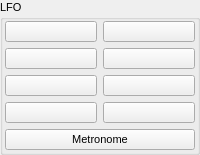
            <widget class="QGroupBox" name="groupBox_7">
             <property name="font">
              <font>
               <pointsize>8</pointsize>
              </font>
             </property>
             <property name="title">
              <string>LFO</string>
             </property>
             <layout class="QGridLayout" name="gridLayout_5">
              <property name="margin">
               <number>2</number>
              </property>
              <item row="0" column="0">
               <layout class="QVBoxLayout" name="verticalLayout_9">
                <item>
                 <layout class="QHBoxLayout" name="horizontalLayout_5">
                  <item>
                   <layout class="QVBoxLayout" name="verticalLayout_7">
                    <item>
                     <widget class="QPushButton" name="PushButton26">
                      <property name="toolTip">
                       <string>Key: 'P': pan</string>
                      </property>
                      <property name="text">
                       <string/>
                      </property>
                      <property name="icon">
                       <iconset resource="rc-player.qrc">
                        <normaloff>:/Icons/slow-pan.xpm</normaloff>:/Icons/slow-pan.xpm</iconset>
                      </property>
                      <property name="shortcut">
                       <string>P</string>
                      </property>
                      <property name="checkable">
                       <bool>true</bool>
                      </property>
                      <property name="autoExclusive">
                       <bool>true</bool>
                      </property>
                     </widget>
                    </item>
                    <item>
                     <widget class="QPushButton" name="PushButton28">
                      <property name="toolTip">
                       <string>Key:'S': saw</string>
                      </property>
                      <property name="text">
                       <string/>
                      </property>
                      <property name="icon">
                       <iconset resource="rc-player.qrc">
                        <normaloff>:/Icons/slow-up-saw.xpm</normaloff>:/Icons/slow-up-saw.xpm</iconset>
                      </property>
                      <property name="shortcut">
                       <string>S</string>
                      </property>
                      <property name="checkable">
                       <bool>true</bool>
                      </property>
                      <property name="autoExclusive">
                       <bool>true</bool>
                      </property>
                     </widget>
                    </item>
                    <item>
                     <widget class="QPushButton" name="PushButton30">
                      <property name="toolTip">
                       <string>Key: 'R': reverse saw</string>
                      </property>
                      <property name="text">
                       <string/>
                      </property>
                      <property name="icon">
                       <iconset resource="rc-player.qrc">
                        <normaloff>:/Icons/slow-down-saw.xpm</normaloff>:/Icons/slow-down-saw.xpm</iconset>
                      </property>
                      <property name="shortcut">
                       <string>R</string>
                      </property>
                      <property name="checkable">
                       <bool>true</bool>
                      </property>
                      <property name="autoExclusive">
                       <bool>true</bool>
                      </property>
                     </widget>
                    </item>
                    <item>
                     <widget class="QPushButton" name="PushButton42">
                      <property name="toolTip">
                       <string>Key: 'B': break</string>
                      </property>
                      <property name="text">
                       <string/>
                      </property>
                      <property name="icon">
                       <iconset resource="rc-player.qrc">
                        <normaloff>:/Icons/break.xpm</normaloff>:/Icons/break.xpm</iconset>
                      </property>
                      <property name="shortcut">
                       <string>B</string>
                      </property>
                      <property name="checkable">
                       <bool>true</bool>
                      </property>
                      <property name="autoExclusive">
                       <bool>true</bool>
                      </property>
                     </widget>
                    </item>
                   </layout>
                  </item>
                  <item>
                   <layout class="QVBoxLayout" name="verticalLayout_8">
                    <item>
                     <widget class="QPushButton" name="PushButton27">
                      <property name="toolTip">
                       <string>Key: 'ALT-P': pan</string>
                      </property>
                      <property name="text">
                       <string/>
                      </property>
                      <property name="icon">
                       <iconset resource="rc-player.qrc">
                        <normaloff>:/Icons/fast-pan.xpm</normaloff>:/Icons/fast-pan.xpm</iconset>
                      </property>
                      <property name="shortcut">
                       <string>Alt+P</string>
                      </property>
                      <property name="checkable">
                       <bool>true</bool>
                      </property>
                      <property name="autoExclusive">
                       <bool>true</bool>
                      </property>
                     </widget>
                    </item>
                    <item>
                     <widget class="QPushButton" name="PushButton29">
                      <property name="toolTip">
                       <string>Key: 'ALT-S': saw</string>
                      </property>
                      <property name="text">
                       <string/>
                      </property>
                      <property name="icon">
                       <iconset resource="rc-player.qrc">
                        <normaloff>:/Icons/fast-up-saw.xpm</normaloff>:/Icons/fast-up-saw.xpm</iconset>
                      </property>
                      <property name="shortcut">
                       <string>Alt+S</string>
                      </property>
                      <property name="checkable">
                       <bool>true</bool>
                      </property>
                      <property name="autoExclusive">
                       <bool>true</bool>
                      </property>
                     </widget>
                    </item>
                    <item>
                     <widget class="QPushButton" name="PushButton31">
                      <property name="toolTip">
                       <string>Key: 'ALT-R': reverse saw</string>
                      </property>
                      <property name="text">
                       <string/>
                      </property>
                      <property name="icon">
                       <iconset resource="rc-player.qrc">
                        <normaloff>:/Icons/fast-down-saw.xpm</normaloff>:/Icons/fast-down-saw.xpm</iconset>
                      </property>
                      <property name="shortcut">
                       <string>Alt+R</string>
                      </property>
                      <property name="checkable">
                       <bool>true</bool>
                      </property>
                      <property name="autoExclusive">
                       <bool>true</bool>
                      </property>
                     </widget>
                    </item>
                    <item>
                     <widget class="QPushButton" name="PushButton39">
                      <property name="toolTip">
                       <string>Key: 'N', no LFO</string>
                      </property>
                      <property name="text">
                       <string/>
                      </property>
                      <property name="icon">
                       <iconset resource="rc-player.qrc">
                        <normaloff>:/Icons/normal.xpm</normaloff>:/Icons/normal.xpm</iconset>
                      </property>
                      <property name="shortcut">
                       <string>N</string>
                      </property>
                      <property name="checkable">
                       <bool>true</bool>
                      </property>
                      <property name="autoExclusive">
                       <bool>true</bool>
                      </property>
                     </widget>
                    </item>
                   </layout>
                  </item>
                 </layout>
                </item>
                <item>
                 <widget class="QPushButton" name="PushButton41">
                  <property name="toolTip">
                   <string>Key: 'm'</string>
                  </property>
                  <property name="text">
                   <string>Metronome</string>
                  </property>
                  <property name="shortcut">
                   <string>M</string>
                  </property>
                 </widget>
                </item>
               </layout>
              </item>
             </layout>
            </widget>
